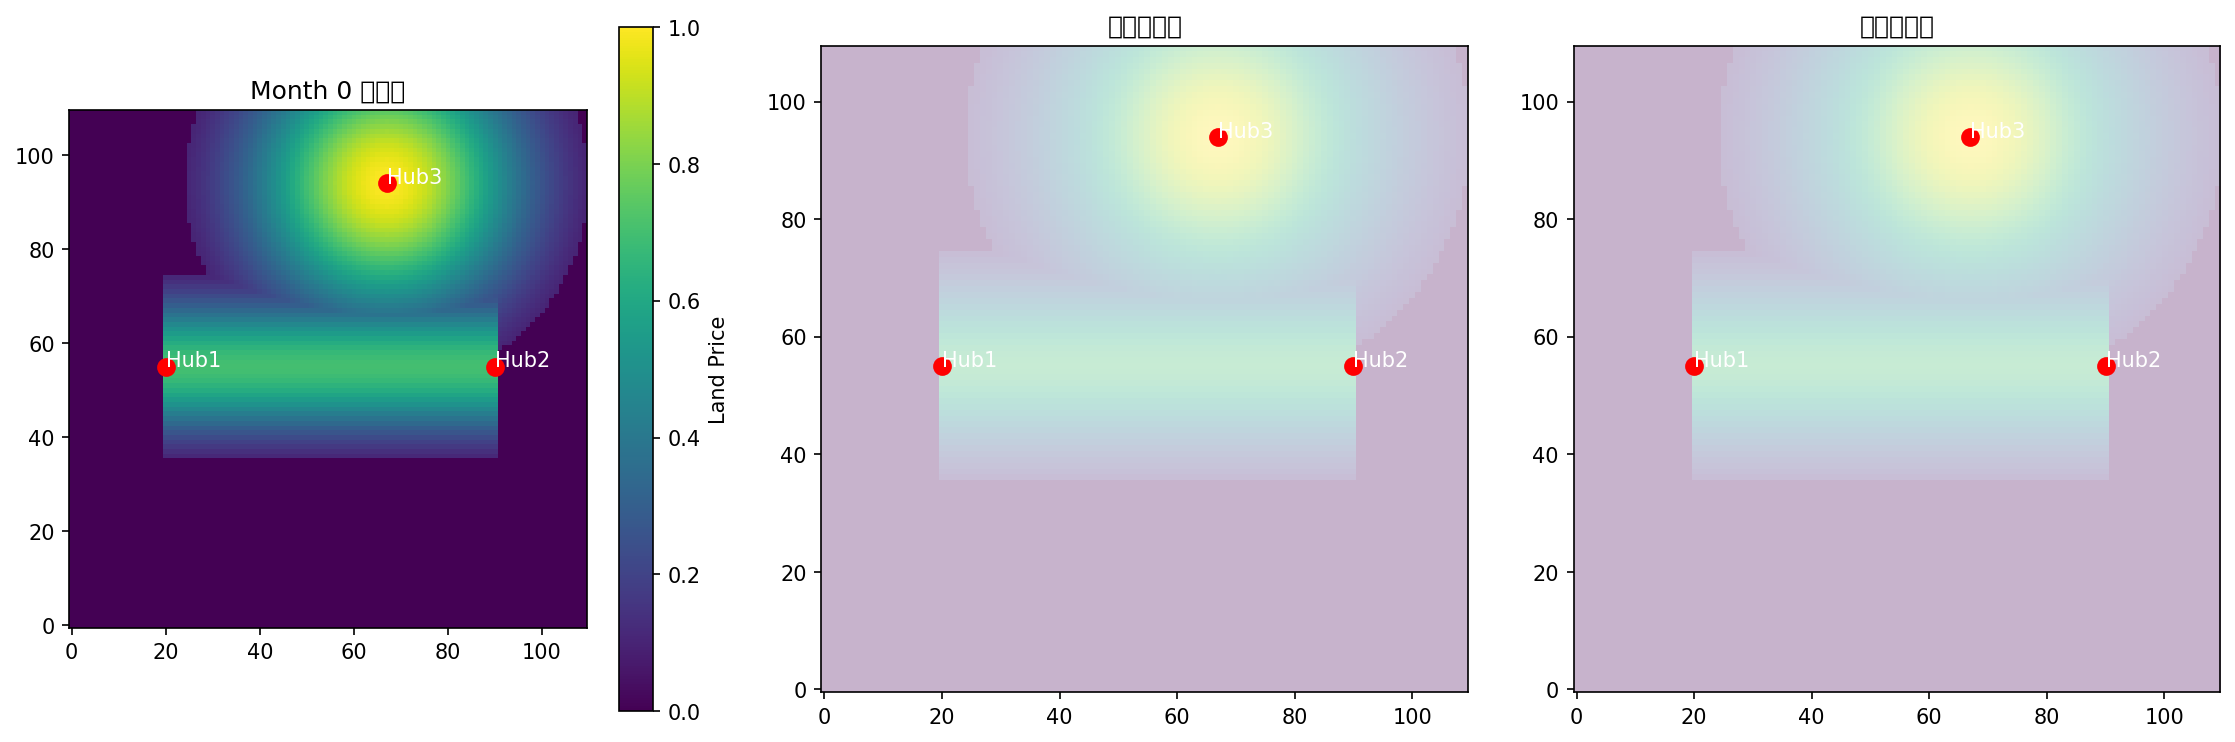

Generate this figure with Python:
#!/usr/bin/env python3
"""
调试Month 0的等值线提取和槽位创建
"""

import json
import numpy as np
import matplotlib.pyplot as plt
from logic.enhanced_sdf_system import GaussianLandPriceSystem
from logic.isocontour_building_system import IsocontourBuildingSystem

def debug_month0_contours():
    """调试Month 0的等值线和槽位"""
    
    # 加载配置
    with open('configs/city_config_v3_1.json', 'r', encoding='utf-8') as f:
        config = json.load(f)
    
    # 初始化地价系统
    land_price_system = GaussianLandPriceSystem(config)
    transport_hubs = config['city']['transport_hubs']
    map_size = config['city']['map_size']
    
    # 初始化地价场
    land_price_system.initialize_system(transport_hubs, map_size)
    land_price_field = land_price_system.get_land_price_field()
    
    print("=== Month 0 地价场分析 ===")
    print(f"地价场范围: [{np.min(land_price_field):.3f}, {np.max(land_price_field):.3f}]")
    
    # 检查各Hub位置的地价值
    for i, hub in enumerate(transport_hubs):
        hub_x, hub_y = hub[0], hub[1]
        value = land_price_field[hub_y, hub_x]
        print(f"Hub{i+1} ({hub_x}, {hub_y}): 地价值 = {value:.3f}")
    
    # 检查组件强度
    print("\n=== 组件强度分析 ===")
    for component in ['road', 'hub1', 'hub2', 'hub3']:
        strength = land_price_system._get_component_strength(component, 0)
        print(f"{component}: {strength:.3f}")
    
    # 初始化等值线系统
    isocontour_system = IsocontourBuildingSystem(config)
    isocontour_system.initialize_system(land_price_field, transport_hubs, map_size, 0, land_price_system)
    
    # 获取等值线数据
    contour_data = isocontour_system.get_contour_data_for_visualization()
    
    print("\n=== 等值线分析 ===")
    commercial_contours = contour_data.get('commercial_contours', [])
    residential_contours = contour_data.get('residential_contours', [])
    
    print(f"商业等值线数量: {len(commercial_contours)}")
    for i, contour in enumerate(commercial_contours):
        print(f"  商业等值线 {i+1}: 长度 {len(contour)}")
        # 检查是否接近Hub1/Hub2
        for j, hub in enumerate(transport_hubs[:2]):  # 只检查Hub1和Hub2
            hub_x, hub_y = hub[0], hub[1]
            min_dist = float('inf')
            for point in contour:
                x, y = point[0], point[1]
                dist = np.sqrt((x - hub_x)**2 + (y - hub_y)**2)
                min_dist = min(min_dist, dist)
            print(f"    距离Hub{j+1}: {min_dist:.1f}像素")
    
    print(f"住宅等值线数量: {len(residential_contours)}")
    for i, contour in enumerate(residential_contours):
        print(f"  住宅等值线 {i+1}: 长度 {len(contour)}")
        # 检查是否接近Hub1/Hub2
        for j, hub in enumerate(transport_hubs[:2]):  # 只检查Hub1和Hub2
            hub_x, hub_y = hub[0], hub[1]
            min_dist = float('inf')
            for point in contour:
                x, y = point[0], point[1]
                dist = np.sqrt((x - hub_x)**2 + (y - hub_y)**2)
                min_dist = min(min_dist, dist)
            print(f"    距离Hub{j+1}: {min_dist:.1f}像素")
    
    # 可视化
    plt.figure(figsize=(15, 5))
    
    # 地价场
    plt.subplot(1, 3, 1)
    plt.imshow(land_price_field, cmap='viridis', origin='lower')
    plt.colorbar(label='Land Price')
    plt.title('Month 0 地价场')
    for i, hub in enumerate(transport_hubs):
        plt.plot(hub[0], hub[1], 'ro', markersize=8)
        plt.text(hub[0], hub[1], f'Hub{i+1}', color='white', fontsize=10)
    
    # 商业等值线
    plt.subplot(1, 3, 2)
    plt.imshow(land_price_field, cmap='viridis', origin='lower', alpha=0.3)
    for i, contour in enumerate(commercial_contours):
        if len(contour) > 0:
            contour_array = np.array(contour)
            plt.plot(contour_array[:, 0], contour_array[:, 1], 'r-', linewidth=2, label=f'Commercial {i+1}')
    plt.title('商业等值线')
    for i, hub in enumerate(transport_hubs):
        plt.plot(hub[0], hub[1], 'ro', markersize=8)
        plt.text(hub[0], hub[1], f'Hub{i+1}', color='white', fontsize=10)
    
    # 住宅等值线
    plt.subplot(1, 3, 3)
    plt.imshow(land_price_field, cmap='viridis', origin='lower', alpha=0.3)
    for i, contour in enumerate(residential_contours):
        if len(contour) > 0:
            contour_array = np.array(contour)
            plt.plot(contour_array[:, 0], contour_array[:, 1], 'b-', linewidth=2, label=f'Residential {i+1}')
    plt.title('住宅等值线')
    for i, hub in enumerate(transport_hubs):
        plt.plot(hub[0], hub[1], 'ro', markersize=8)
        plt.text(hub[0], hub[1], f'Hub{i+1}', color='white', fontsize=10)
    
    plt.tight_layout()
    plt.savefig('debug_month0_contours.png', dpi=150, bbox_inches='tight')
    print(f"\n可视化结果已保存到 debug_month0_contours.png")

if __name__ == "__main__":
    debug_month0_contours()


